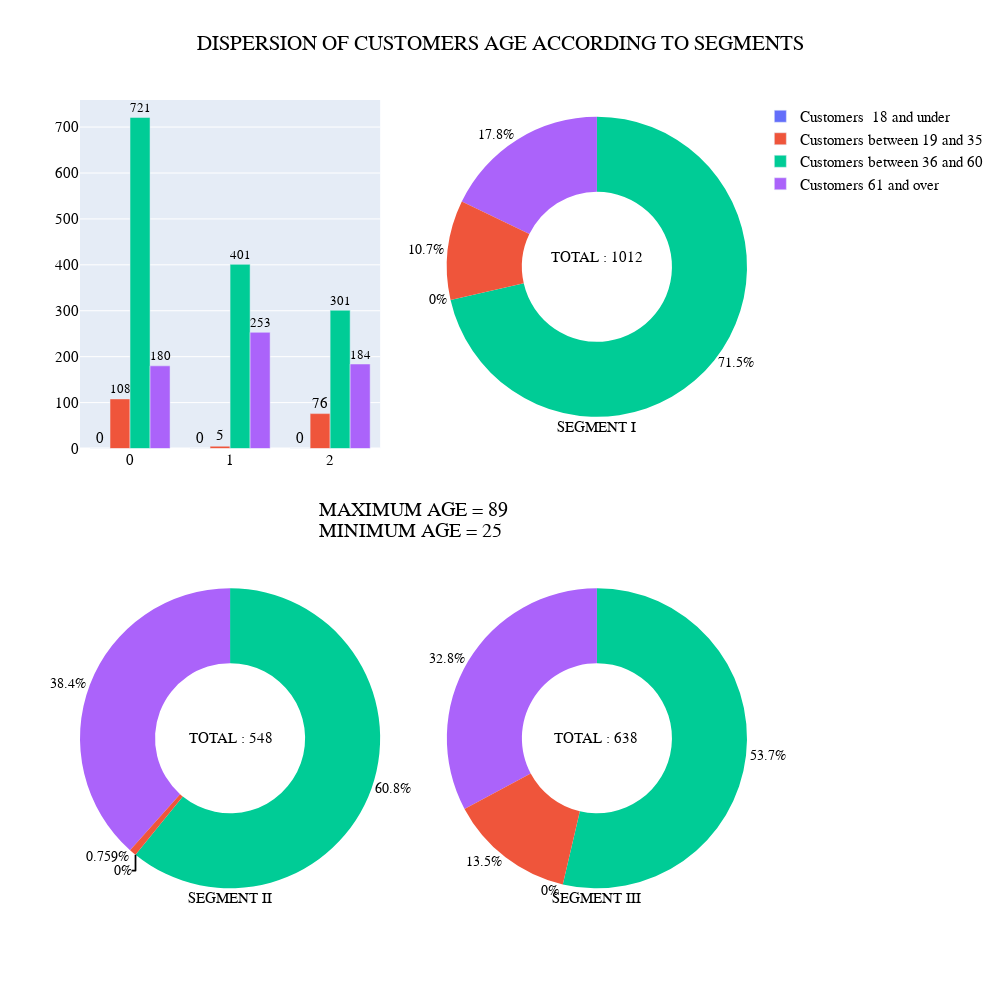

The notebook cell this image was saved under:
### Code cell
colors= ["#626EFA", "#EF553B", "#00CC96", "#AB63FA"]

y1=[segment1["Customers_Age"][( segment1["Customers_Age"]<= 18)].shape[0],
                  segment2["Customers_Age"][( segment2["Customers_Age"]<= 18)].shape[0],
                  segment3["Customers_Age"][( segment3["Customers_Age"]<= 18)].shape[0]]



y2=[segment1["Customers_Age"][( segment1["Customers_Age"]>= 19) &  (segment1["Customers_Age"]<=35)].shape[0],
                  segment2["Customers_Age"][( segment2["Customers_Age"]>= 19) &  (segment2["Customers_Age"]<=35)].shape[0],
                  segment3["Customers_Age"][( segment3["Customers_Age"]>= 19) &  (segment3["Customers_Age"]<=35)].shape[0]]

y3=[segment1["Customers_Age"][( segment1["Customers_Age"]>= 36) &  (segment1["Customers_Age"]<=60)].shape[0],
                  segment2["Customers_Age"][( segment2["Customers_Age"]>= 36) &  (segment2["Customers_Age"]<=60)].shape[0],
                  segment3["Customers_Age"][( segment3["Customers_Age"]>= 36) &  (segment3["Customers_Age"]<=60)].shape[0]]

y4=[segment1["Customers_Age"][( segment1["Customers_Age"]>=61)].shape[0],
                  segment2["Customers_Age"][( segment2["Customers_Age"]>=61)].shape[0],
                  segment3["Customers_Age"][( segment3["Customers_Age"]>=61)].shape[0]]



trace1= go.Bar(name='Customers  18 and under',
               y=y1,
               text=y1,
               xaxis='x2',
               yaxis='y2')


trace2= go.Bar(name='Customers between 19 and 35',
               y=y2,
               text=y2,
               xaxis='x2',
               yaxis='y2')

trace3= go.Bar(name= "Customers between 36 and 60",
               y=y3,
               text=y3,
               xaxis='x2',
               yaxis='y2')

trace4= go.Bar(name= "Customers 61 and over",
               text=y4,
               y=y4,
               xaxis='x2',
               yaxis='y2')


fig = make_subplots(rows=2, cols=2, specs=[[{"type": "xy"},
                                            {"type": "domain"}],
                                           [{"type": "domain"},
                                            {"type": "domain"}]]
                   )

fig.add_traces([trace1,
            trace2,
                trace3,
                trace4],
               rows=1,
               cols=1)

fig.add_trace(go.Pie(values=[segment1["Customers_Age"][( segment1["Customers_Age"]<= 18)].shape[0],
                             segment1["Customers_Age"][( segment1["Customers_Age"]>= 19) &  (segment1["Customers_Age"]<=35)].shape[0],
                             segment1["Customers_Age"][( segment1["Customers_Age"]>= 36) &  (segment1["Customers_Age"]<=60)].shape[0],
                             segment1["Customers_Age"][( segment1["Customers_Age"]>=61)].shape[0]],
                     name="SEGMENT I",
                     title="SEGMENT I",
                     titleposition="bottom center",
                     textinfo="percent",
                     textfont_size=14,
                     hole = 0.5,
                     showlegend=False,
                     marker_colors= colors),
              row=1,
              col=2)

fig.add_trace(go.Pie(values=[segment2["Customers_Age"][( segment2["Customers_Age"]<= 18)].shape[0],
                             segment2["Customers_Age"][( segment2["Customers_Age"]>= 19) &  (segment2["Customers_Age"]<=35)].shape[0],
                             segment2["Customers_Age"][( segment2["Customers_Age"]>= 36) &  (segment2["Customers_Age"]<=60)].shape[0],
                             segment2["Customers_Age"][( segment2["Customers_Age"]>=61)].shape[0]],
                     name="SEGMENT II",
                     title="SEGMENT II",
                     titleposition="bottom center",
                     textinfo="percent",
                     textfont_size=14,
                     hole = 0.5,
                     showlegend=False,
                     marker_colors= colors),
              row=2,
              col=1)

fig.add_trace(go.Pie(values=[segment3["Customers_Age"][( segment3["Customers_Age"]<= 18)].shape[0],
                             segment3["Customers_Age"][( segment3["Customers_Age"]>= 19) &  (segment3["Customers_Age"]<=35)].shape[0],
                             segment3["Customers_Age"][( segment3["Customers_Age"]>= 36) &  (segment3["Customers_Age"]<=60)].shape[0],
                             segment3["Customers_Age"][( segment3["Customers_Age"]>=61)].shape[0]],
                     name="SEGMENT III",
                     title="SEGMENT III",
                     titleposition="bottom center",
                     textinfo="percent",
                     textfont_size=14,
                     hole = 0.5,
                     showlegend=False,
                     marker_colors= colors),
              row=2,
              col=2)



for col in [1,2]:
    if col== 2:
        fig.add_annotation(dict(x=0.16,
                                y=0.21,
                                xref="paper",
                                yref="paper", 
                                text= 'TOTAL : 548',
                                showarrow=False))
        

for row in [1,2]:
    if row== 1:
        fig.add_annotation(dict(x=0.847,
                                y=0.82,
                                xref="paper",
                                yref="paper", 
                                text='TOTAL : 1012',
                                showarrow=False))
        
        
    elif row==2:
        fig.add_annotation(dict(x=0.84, y=0.21, xref="paper",
                                yref="paper", 
                                text='TOTAL : 638',
                                showarrow=False))

 

        
fig.add_annotation(dict(x=0.5, y=0.5, xref="paper",
                                yref="paper", 
                                text='MAXIMUM AGE = 89',
                                font_size = 20,
                                showarrow=False))


fig.add_annotation(dict(x=0.495, y=0.475, xref="paper",
                                yref="paper", 
                                text='MINIMUM AGE = 25',
                                font_size = 20,
                                showarrow=False))


fig.update_traces(textposition="outside")



fig.update_layout(height=1000,
                  width=1000,
                  title_text="DISPERSION OF CUSTOMERS AGE ACCORDING TO SEGMENTS",
                  font_family = 'TimesNewRoman',
                  font_size = 15,
                  font_color= "black",
                  title_x = 0.5
                 )

fig.show()

### Figure 1 — Plotly figure (JSON) as saved in the notebook; plotly's stock layout.template omitted (floating-point values rounded to 4 significant figures)
{"data": [{"name": "Customers  18 and under", "text": ["0", "0", "0"], "textposition": "outside", "type": "bar", "xaxis": "x", "y": [0, 0, 0], "yaxis": "y"}, {"name": "Customers between 19 and 35", "text": ["108", "5", "76"], "textposition": "outside", "type": "bar", "xaxis": "x", "y": [108, 5, 76], "yaxis": "y"}, {"name": "Customers between 36 and 60", "text": ["721", "401", "301"], "textposition": "outside", "type": "bar", "xaxis": "x", "y": [721, 401, 301], "yaxis": "y"}, {"name": "Customers 61 and over", "text": ["180", "253", "184"], "textposition": "outside", "type": "bar", "xaxis": "x", "y": [180, 253, 184], "yaxis": "y"}, {"domain": {"x": [0.55, 1.0], "y": [0.575, 1.0]}, "hole": 0.5, "marker": {"colors": ["#626EFA", "#EF553B", "#00CC96", "#AB63FA"]}, "name": "SEGMENT I", "showlegend": false, "textfont": {"size": 14}, "textinfo": "percent", "textposition": "outside", "title": {"position": "bottom center", "text": "SEGMENT I"}, "type": "pie", "values": [0, 108, 721, 180]}, {"domain": {"x": [0.0, 0.45], "y": [0.0, 0.425]}, "hole": 0.5, "marker": {"colors": ["#626EFA", "#EF553B", "#00CC96", "#AB63FA"]}, "name": "SEGMENT II", "showlegend": false, "textfont": {"size": 14}, "textinfo": "percent", "textposition": "outside", "title": {"position": "bottom center", "text": "SEGMENT II"}, "type": "pie", "values": [0, 5, 401, 253]}, {"domain": {"x": [0.55, 1.0], "y": [0.0, 0.425]}, "hole": 0.5, "marker": {"colors": ["#626EFA", "#EF553B", "#00CC96", "#AB63FA"]}, "name": "SEGMENT III", "showlegend": false, "textfont": {"size": 14}, "textinfo": "percent", "textposition": "outside", "title": {"position": "bottom center", "text": "SEGMENT III"}, "type": "pie", "values": [0, 76, 301, 184]}], "layout": {"annotations": [{"showarrow": false, "text": "TOTAL : 548", "x": 0.16, "xref": "paper", "y": 0.21, "yref": "paper"}, {"showarrow": false, "text": "TOTAL : 1012", "x": 0.847, "xref": "paper", "y": 0.82, "yref": "paper"}, {"showarrow": false, "text": "TOTAL : 638", "x": 0.84, "xref": "paper", "y": 0.21, "yref": "paper"}, {"font": {"size": 20}, "showarrow": false, "text": "MAXIMUM AGE = 89", "x": 0.5, "xref": "paper", "y": 0.5, "yref": "paper"}, {"font": {"size": 20}, "showarrow": false, "text": "MINIMUM AGE = 25", "x": 0.495, "xref": "paper", "y": 0.475, "yref": "paper"}], "font": {"color": "black", "family": "TimesNewRoman", "size": 15}, "height": 1000, "title": {"text": "DISPERSION OF CUSTOMERS AGE ACCORDING TO SEGMENTS", "x": 0.5}, "width": 1000, "xaxis": {"anchor": "y", "domain": [0.0, 0.45]}, "yaxis": {"anchor": "x", "domain": [0.575, 1.0]}}}
